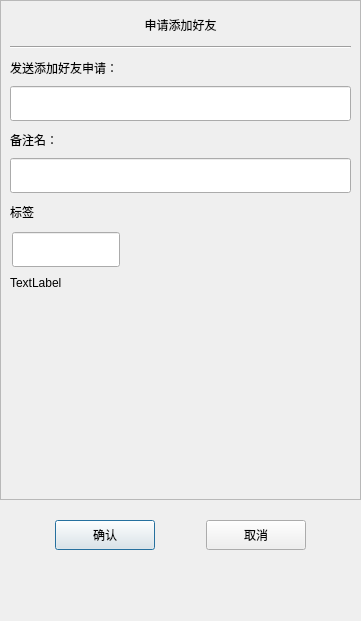
<?xml version="1.0" encoding="UTF-8"?>
<ui version="4.0">
 <class>ApplyFriend</class>
 <widget class="QDialog" name="ApplyFriend">
  <property name="geometry">
   <rect>
    <x>0</x>
    <y>0</y>
    <width>361</width>
    <height>621</height>
   </rect>
  </property>
  <property name="minimumSize">
   <size>
    <width>361</width>
    <height>621</height>
   </size>
  </property>
  <property name="maximumSize">
   <size>
    <width>361</width>
    <height>621</height>
   </size>
  </property>
  <property name="windowTitle">
   <string>Dialog</string>
  </property>
  <layout class="QVBoxLayout" name="verticalLayout">
   <property name="spacing">
    <number>0</number>
   </property>
   <property name="leftMargin">
    <number>0</number>
   </property>
   <property name="topMargin">
    <number>0</number>
   </property>
   <property name="rightMargin">
    <number>0</number>
   </property>
   <property name="bottomMargin">
    <number>0</number>
   </property>
   <item>
    <widget class="QScrollArea" name="scrollArea">
     <property name="minimumSize">
      <size>
       <width>0</width>
       <height>500</height>
      </size>
     </property>
     <property name="widgetResizable">
      <bool>true</bool>
     </property>
     <widget class="QWidget" name="scrollcontent">
      <property name="geometry">
       <rect>
        <x>0</x>
        <y>0</y>
        <width>359</width>
        <height>498</height>
       </rect>
      </property>
      <layout class="QVBoxLayout" name="verticalLayout_2">
       <property name="spacing">
        <number>0</number>
       </property>
       <property name="leftMargin">
        <number>0</number>
       </property>
       <property name="topMargin">
        <number>11</number>
       </property>
       <property name="rightMargin">
        <number>0</number>
       </property>
       <property name="bottomMargin">
        <number>11</number>
       </property>
       <item>
        <widget class="QLabel" name="apply_lb">
         <property name="minimumSize">
          <size>
           <width>0</width>
           <height>25</height>
          </size>
         </property>
         <property name="maximumSize">
          <size>
           <width>16777215</width>
           <height>25</height>
          </size>
         </property>
         <property name="text">
          <string>申请添加好友</string>
         </property>
         <property name="alignment">
          <set>Qt::AlignmentFlag::AlignCenter</set>
         </property>
        </widget>
       </item>
       <item>
        <widget class="QWidget" name="apply_wid" native="true">
         <layout class="QVBoxLayout" name="verticalLayout_3">
          <item>
           <widget class="Line" name="line">
            <property name="orientation">
             <enum>Qt::Orientation::Horizontal</enum>
            </property>
           </widget>
          </item>
          <item>
           <widget class="QLabel" name="label">
            <property name="minimumSize">
             <size>
              <width>0</width>
              <height>25</height>
             </size>
            </property>
            <property name="maximumSize">
             <size>
              <width>16777215</width>
              <height>25</height>
             </size>
            </property>
            <property name="text">
             <string>发送添加好友申请：</string>
            </property>
           </widget>
          </item>
          <item>
           <widget class="CustomizeEdit" name="name_ed">
            <property name="minimumSize">
             <size>
              <width>0</width>
              <height>35</height>
             </size>
            </property>
            <property name="maximumSize">
             <size>
              <width>16777215</width>
              <height>35</height>
             </size>
            </property>
           </widget>
          </item>
          <item>
           <widget class="QLabel" name="label_2">
            <property name="minimumSize">
             <size>
              <width>0</width>
              <height>25</height>
             </size>
            </property>
            <property name="maximumSize">
             <size>
              <width>16777215</width>
              <height>25</height>
             </size>
            </property>
            <property name="text">
             <string>备注名：</string>
            </property>
           </widget>
          </item>
          <item>
           <widget class="CustomizeEdit" name="back_ed">
            <property name="minimumSize">
             <size>
              <width>0</width>
              <height>35</height>
             </size>
            </property>
            <property name="maximumSize">
             <size>
              <width>16777215</width>
              <height>35</height>
             </size>
            </property>
           </widget>
          </item>
          <item>
           <widget class="QLabel" name="label_3">
            <property name="minimumSize">
             <size>
              <width>0</width>
              <height>25</height>
             </size>
            </property>
            <property name="maximumSize">
             <size>
              <width>16777215</width>
              <height>25</height>
             </size>
            </property>
            <property name="text">
             <string>标签</string>
            </property>
           </widget>
          </item>
          <item>
           <widget class="QWidget" name="lb_group_wid" native="true">
            <property name="minimumSize">
             <size>
              <width>0</width>
              <height>50</height>
             </size>
            </property>
            <layout class="QVBoxLayout" name="verticalLayout_4">
             <property name="spacing">
              <number>0</number>
             </property>
             <property name="leftMargin">
              <number>0</number>
             </property>
             <property name="topMargin">
              <number>0</number>
             </property>
             <property name="rightMargin">
              <number>0</number>
             </property>
             <property name="bottomMargin">
              <number>0</number>
             </property>
             <item>
              <widget class="QWidget" name="gridWidget" native="true">
               <property name="minimumSize">
                <size>
                 <width>0</width>
                 <height>40</height>
                </size>
               </property>
               <property name="maximumSize">
                <size>
                 <width>16777215</width>
                 <height>40</height>
                </size>
               </property>
               <widget class="CustomizeEdit" name="lb_ed">
                <property name="geometry">
                 <rect>
                  <x>2</x>
                  <y>2</y>
                  <width>108</width>
                  <height>35</height>
                 </rect>
                </property>
                <property name="maximumSize">
                 <size>
                  <width>16777215</width>
                  <height>35</height>
                 </size>
                </property>
               </widget>
              </widget>
             </item>
             <item>
              <widget class="QWidget" name="input_tip_wid" native="true">
               <property name="minimumSize">
                <size>
                 <width>0</width>
                 <height>35</height>
                </size>
               </property>
               <property name="maximumSize">
                <size>
                 <width>16777215</width>
                 <height>35</height>
                </size>
               </property>
               <layout class="QVBoxLayout" name="verticalLayout_5">
                <property name="spacing">
                 <number>0</number>
                </property>
                <property name="leftMargin">
                 <number>0</number>
                </property>
                <property name="topMargin">
                 <number>0</number>
                </property>
                <property name="rightMargin">
                 <number>0</number>
                </property>
                <item>
                 <widget class="ClickedOnceLabel" name="tip_lb">
                  <property name="text">
                   <string>TextLabel</string>
                  </property>
                 </widget>
                </item>
               </layout>
              </widget>
             </item>
            </layout>
           </widget>
          </item>
          <item>
           <widget class="QWidget" name="widget" native="true">
            <property name="minimumSize">
             <size>
              <width>0</width>
              <height>60</height>
             </size>
            </property>
            <layout class="QHBoxLayout" name="horizontalLayout_2">
             <property name="spacing">
              <number>7</number>
             </property>
             <property name="leftMargin">
              <number>0</number>
             </property>
             <property name="topMargin">
              <number>0</number>
             </property>
             <property name="rightMargin">
              <number>0</number>
             </property>
             <property name="bottomMargin">
              <number>0</number>
             </property>
             <item>
              <widget class="QWidget" name="lb_list" native="true">
               <property name="minimumSize">
                <size>
                 <width>287</width>
                 <height>50</height>
                </size>
               </property>
               <property name="maximumSize">
                <size>
                 <width>287</width>
                 <height>16777215</height>
                </size>
               </property>
              </widget>
             </item>
             <item>
              <widget class="QWidget" name="more_lb_wid" native="true">
               <property name="minimumSize">
                <size>
                 <width>30</width>
                 <height>0</height>
                </size>
               </property>
               <property name="maximumSize">
                <size>
                 <width>30</width>
                 <height>16777215</height>
                </size>
               </property>
               <layout class="QVBoxLayout" name="verticalLayout_6">
                <property name="spacing">
                 <number>0</number>
                </property>
                <property name="leftMargin">
                 <number>0</number>
                </property>
                <property name="topMargin">
                 <number>0</number>
                </property>
                <property name="rightMargin">
                 <number>0</number>
                </property>
                <property name="bottomMargin">
                 <number>0</number>
                </property>
                <item>
                 <spacer name="verticalSpacer_3">
                  <property name="orientation">
                   <enum>Qt::Orientation::Vertical</enum>
                  </property>
                  <property name="sizeHint" stdset="0">
                   <size>
                    <width>20</width>
                    <height>40</height>
                   </size>
                  </property>
                 </spacer>
                </item>
                <item alignment="Qt::AlignmentFlag::AlignHCenter">
                 <widget class="ClickedOnceLabel" name="more_lb">
                  <property name="minimumSize">
                   <size>
                    <width>25</width>
                    <height>25</height>
                   </size>
                  </property>
                  <property name="maximumSize">
                   <size>
                    <width>25</width>
                    <height>25</height>
                   </size>
                  </property>
                  <property name="text">
                   <string/>
                  </property>
                  <property name="alignment">
                   <set>Qt::AlignmentFlag::AlignCenter</set>
                  </property>
                 </widget>
                </item>
                <item>
                 <spacer name="verticalSpacer_4">
                  <property name="orientation">
                   <enum>Qt::Orientation::Vertical</enum>
                  </property>
                  <property name="sizeHint" stdset="0">
                   <size>
                    <width>20</width>
                    <height>40</height>
                   </size>
                  </property>
                 </spacer>
                </item>
               </layout>
              </widget>
             </item>
            </layout>
           </widget>
          </item>
         </layout>
        </widget>
       </item>
      </layout>
     </widget>
    </widget>
   </item>
   <item>
    <spacer name="verticalSpacer">
     <property name="orientation">
      <enum>Qt::Orientation::Vertical</enum>
     </property>
     <property name="sizeType">
      <enum>QSizePolicy::Policy::Fixed</enum>
     </property>
     <property name="sizeHint" stdset="0">
      <size>
       <width>20</width>
       <height>10</height>
      </size>
     </property>
    </spacer>
   </item>
   <item>
    <widget class="QWidget" name="apply_sure_wid" native="true">
     <property name="minimumSize">
      <size>
       <width>0</width>
       <height>50</height>
      </size>
     </property>
     <layout class="QHBoxLayout" name="horizontalLayout">
      <item>
       <spacer name="horizontalSpacer">
        <property name="orientation">
         <enum>Qt::Orientation::Horizontal</enum>
        </property>
        <property name="sizeHint" stdset="0">
         <size>
          <width>40</width>
          <height>20</height>
         </size>
        </property>
       </spacer>
      </item>
      <item>
       <widget class="ClickedBtn" name="sure_btn">
        <property name="minimumSize">
         <size>
          <width>100</width>
          <height>30</height>
         </size>
        </property>
        <property name="text">
         <string>确认</string>
        </property>
       </widget>
      </item>
      <item>
       <spacer name="horizontalSpacer_3">
        <property name="orientation">
         <enum>Qt::Orientation::Horizontal</enum>
        </property>
        <property name="sizeHint" stdset="0">
         <size>
          <width>40</width>
          <height>20</height>
         </size>
        </property>
       </spacer>
      </item>
      <item>
       <widget class="ClickedBtn" name="cancel_btn">
        <property name="minimumSize">
         <size>
          <width>100</width>
          <height>30</height>
         </size>
        </property>
        <property name="text">
         <string>取消</string>
        </property>
       </widget>
      </item>
      <item>
       <spacer name="horizontalSpacer_2">
        <property name="orientation">
         <enum>Qt::Orientation::Horizontal</enum>
        </property>
        <property name="sizeHint" stdset="0">
         <size>
          <width>40</width>
          <height>20</height>
         </size>
        </property>
       </spacer>
      </item>
     </layout>
    </widget>
   </item>
   <item>
    <spacer name="verticalSpacer_2">
     <property name="orientation">
      <enum>Qt::Orientation::Vertical</enum>
     </property>
     <property name="sizeHint" stdset="0">
      <size>
       <width>20</width>
       <height>40</height>
      </size>
     </property>
    </spacer>
   </item>
  </layout>
 </widget>
 <customwidgets>
  <customwidget>
   <class>ClickedBtn</class>
   <extends>QPushButton</extends>
   <header location="global">clickedbtn.h</header>
  </customwidget>
  <customwidget>
   <class>CustomizeEdit</class>
   <extends>QLineEdit</extends>
   <header location="global">customizeedit.h</header>
  </customwidget>
  <customwidget>
   <class>ClickedOnceLabel</class>
   <extends>QLabel</extends>
   <header location="global">clickedoncelabel.h</header>
  </customwidget>
 </customwidgets>
 <resources/>
 <connections/>
</ui>
